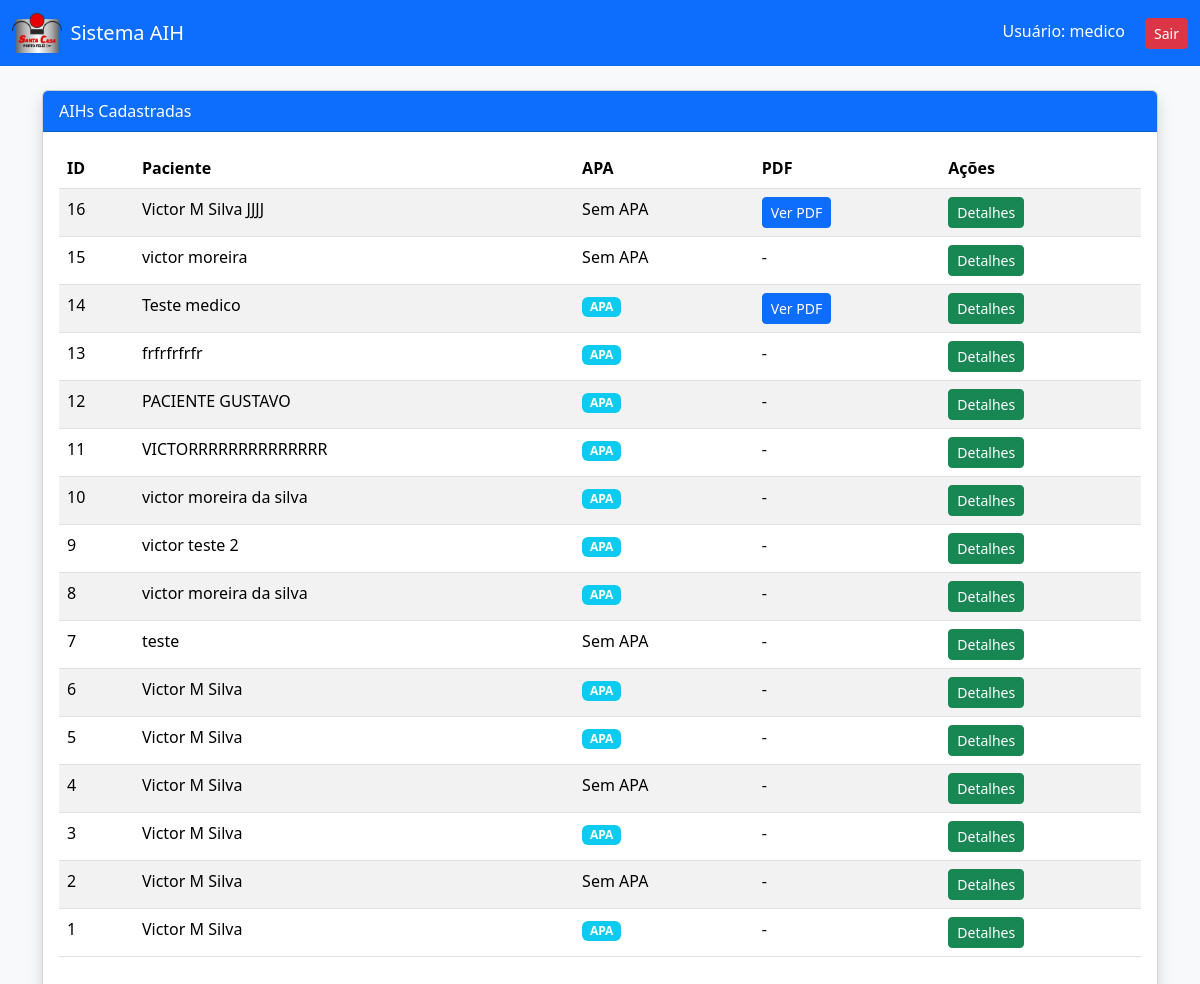
Screenshot of /aih (signed in) with the database file from the repository.
### tables this page shows
CREATE TABLE aih (
        id INTEGER PRIMARY KEY AUTOINCREMENT,

        -- PACIENTE
        nome_paciente TEXT,
        prontuario TEXT,
        cns TEXT,
        data_nascimento TEXT,
        sexo TEXT,
        raca_cor TEXT,
        etnia TEXT,
        nome_mae TEXT,
        telefone1 TEXT,
        telefone2 TEXT,
        responsavel TEXT,
        endereco TEXT,
        municipio TEXT,
        ibge TEXT,
        uf TEXT,
        cep TEXT,

        -- JUSTIFICATIVA
        sinais TEXT,
        condicoes TEXT,
        provas TEXT,
        diagnostico TEXT,
        cid_principal TEXT,
        cid_secundario TEXT,
        cid_associado TEXT,

        -- PROCEDIMENTO
        descricao_procedimento TEXT,
        codigo_procedimento TEXT,
        clinica TEXT,
        carater TEXT,
        doc_prof TEXT,
        numero_doc_prof TEXT,
        nome_prof TEXT,
        data_solicitacao TEXT,

        -- CAUSA EXTERNA
        tipo_acidente TEXT,
        cnpj_seguradora TEXT,
        cnpj_empresa TEXT,
        numero_bilhete TEXT,
        cnae TEXT,
        serie TEXT,
        cbor TEXT,
        vinculo_empresa TEXT,

        -- AUTORIZAÇÃO
        nome_autorizador TEXT,
        orgao_emissor TEXT,
        doc_autorizador TEXT,
        numero_doc_autorizador TEXT,
        data_autorizacao TEXT,
        numero_autorizacao TEXT,

        -- ARQUIVO
        arquivo_pdf TEXT,
        necessita_apa TEXT,
        status TEXT DEFAULT 'Pendente'

    , data_reprovacao TEXT, usuario_aprovacao TEXT, data_aprovacao TEXT, usuario_reprovacao TEXT);

### app.py (the view)
@app.route("/aih")
@login_required
def listar_aih_completa():
    conn = conectar_db()
    conn.row_factory = sqlite3.Row
    cursor = conn.cursor()
    cursor.execute("SELECT * FROM aih ORDER BY id DESC")
    lista = cursor.fetchall()
    conn.close()
    return render_template("aih_lista.html", lista=lista)

### app.py (called while the page is built)
def conectar_db():
    caminho = os.path.abspath("aih.db")
    conn = sqlite3.connect(
        caminho,
        timeout=10,
        check_same_thread=False
    )
    conn.row_factory = sqlite3.Row
    return conn

def login_required(func):
    @wraps(func)
    def wrapper(*args, **kwargs):
        if "usuario" not in session:
            return redirect(url_for("login"))
        return func(*args, **kwargs)
    return wrapper

@app.context_processor
def injetar_logo_santa_casa():
    static_dir = os.path.join(os.path.dirname(__file__), "static")
    for arquivo_logo in LOGO_CANDIDATOS:
        if os.path.exists(os.path.join(static_dir, arquivo_logo)):
            return {"logo_santa_casa": arquivo_logo}
    return {"logo_santa_casa": None}

### templates/aih_lista.html
{% extends "base.html" %}
{% block content %}
<div class="card shadow">
<div class="card-header bg-primary text-white">
AIHs Cadastradas
</div>
<div class="card-body">
<table class="table table-striped">
<thead>
<tr>
<th>ID</th>
<th>Paciente</th>
<th>APA</th>
<th>PDF</th>
<th>Ações</th>
</tr>
</thead>
<tbody>
{% for item in lista %}
<tr>
<td>{{ item.id }}</td>
<td>{{ item.nome_paciente }}</td>
<td>
{% if item.necessita_apa == "SIM" %}
<span class="badge bg-info">APA</span>
{% else %}
Sem APA
{% endif %}
</td>
<td>
{% if item.arquivo_pdf %}
<a href="/uploads/{{ item.arquivo_pdf }}" class="btn btn-sm btn-primary">
Ver PDF
</a>
{% else %}
-
{% endif %}
</td>
<td>
<a href="/ver_aih/{{ item.id }}" class="btn btn-sm btn-success">
Detalhes
</a>
</td>
</tr>
{% endfor %}
</tbody>
</table>
</div>
</div>
{% endblock %}

### rows the page displays
aih: id "16", nome_paciente "Victor M Silva JJJJ", necessita_apa "Sem APA"
aih: id "15", nome_paciente "victor moreira", necessita_apa "Sem APA"
aih: id "14", nome_paciente "Teste medico", necessita_apa "APA"
aih: id "13", nome_paciente "frfrfrfrfr", necessita_apa "APA"
aih: id "12", nome_paciente "PACIENTE GUSTAVO", necessita_apa "APA"
aih: id "11", nome_paciente "VICTORRRRRRRRRRRRRR", necessita_apa "APA"
aih: id "10", nome_paciente "victor moreira da silva", necessita_apa "APA"
aih: id "9", nome_paciente "victor teste 2", necessita_apa "APA"
aih: id "8", nome_paciente "victor moreira da silva", necessita_apa "APA"
aih: id "7", nome_paciente "teste", necessita_apa "Sem APA"
aih: id "6", nome_paciente "Victor M Silva", necessita_apa "APA"
aih: id "5", nome_paciente "Victor M Silva", necessita_apa "APA"
aih: id "4", nome_paciente "Victor M Silva", necessita_apa "Sem APA"
aih: id "3", nome_paciente "Victor M Silva", necessita_apa "APA"
aih: id "2", nome_paciente "Victor M Silva", necessita_apa "Sem APA"
aih: id "1", nome_paciente "Victor M Silva", necessita_apa "APA"

### other values shown
{{ session.usuario }} "medico"
